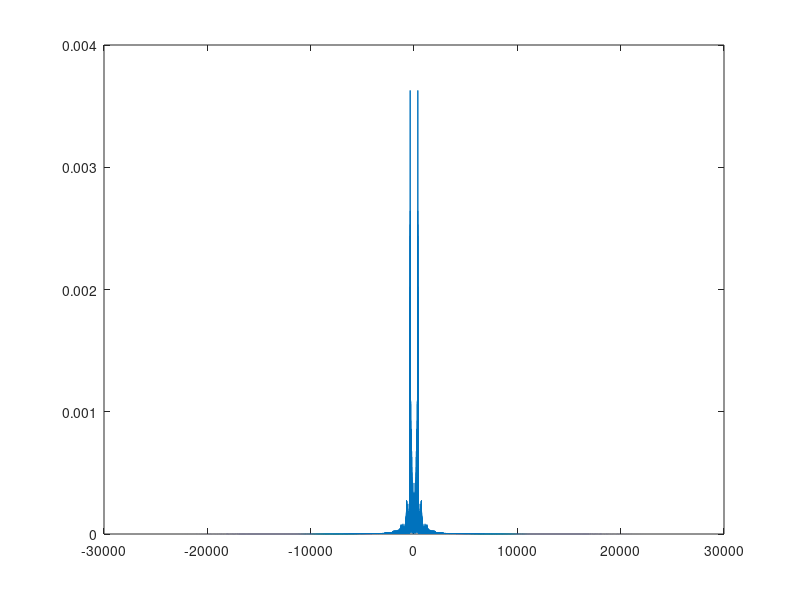
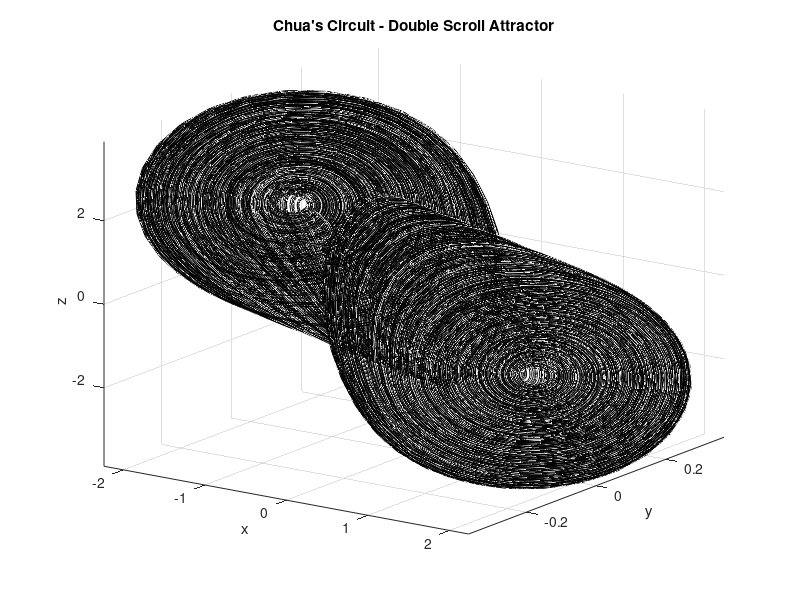

MATLAB code for these plots, in order:
clc; clear; close all;

t_max = 5;
Fs = 44800;
k = 1;

% p_max = 1/(2 * r_step * k);
r_step = 0.01;
r_max = t_max * Fs * k * r_step;

%%

alpha = 18.39; %%classico 16.6, a 18.4 diventa uno spirale
beta = 39; %% classico è 28, 
m0 = -1.143;
m1 = -0.714;


chua_diode = @(x) m1*x + 0.5*(m0 - m1)*(abs(x + 1) - abs(x - 1));

chua_ode = @(t, X) [
    alpha * (X(2) - X(1) - chua_diode(X(1)));
    X(1) - X(2) + X(3);
    -beta * X(2)
];

X0 = [0.1; 0; 0];

r_span = [0 r_max];

[r, X] = ode45(chua_ode, r_span, X0);

%%

t_audio = 0:(1/Fs):t_max;
r_audio = t_audio * r_max / t_max;

x_audio = spline(r, X(:, 1), r_audio);
x_sound = diff(x_audio);

plot(t_audio(2:end), x_sound);

%%

N = length(x_sound);
Y = fftshift(fft(x_sound)/N);
f_axis = (-N/2:(N-1)/2) * 1/t_max;
plot(f_axis, abs(Y));


%%

figure;
plot3(X(:,1), X(:,2), X(:,3), 'k');
xlabel('x'); ylabel('y'); zlabel('z');
title('Chua''s Circuit - Double Scroll Attractor');
grid on; axis tight; view(35, 20);
